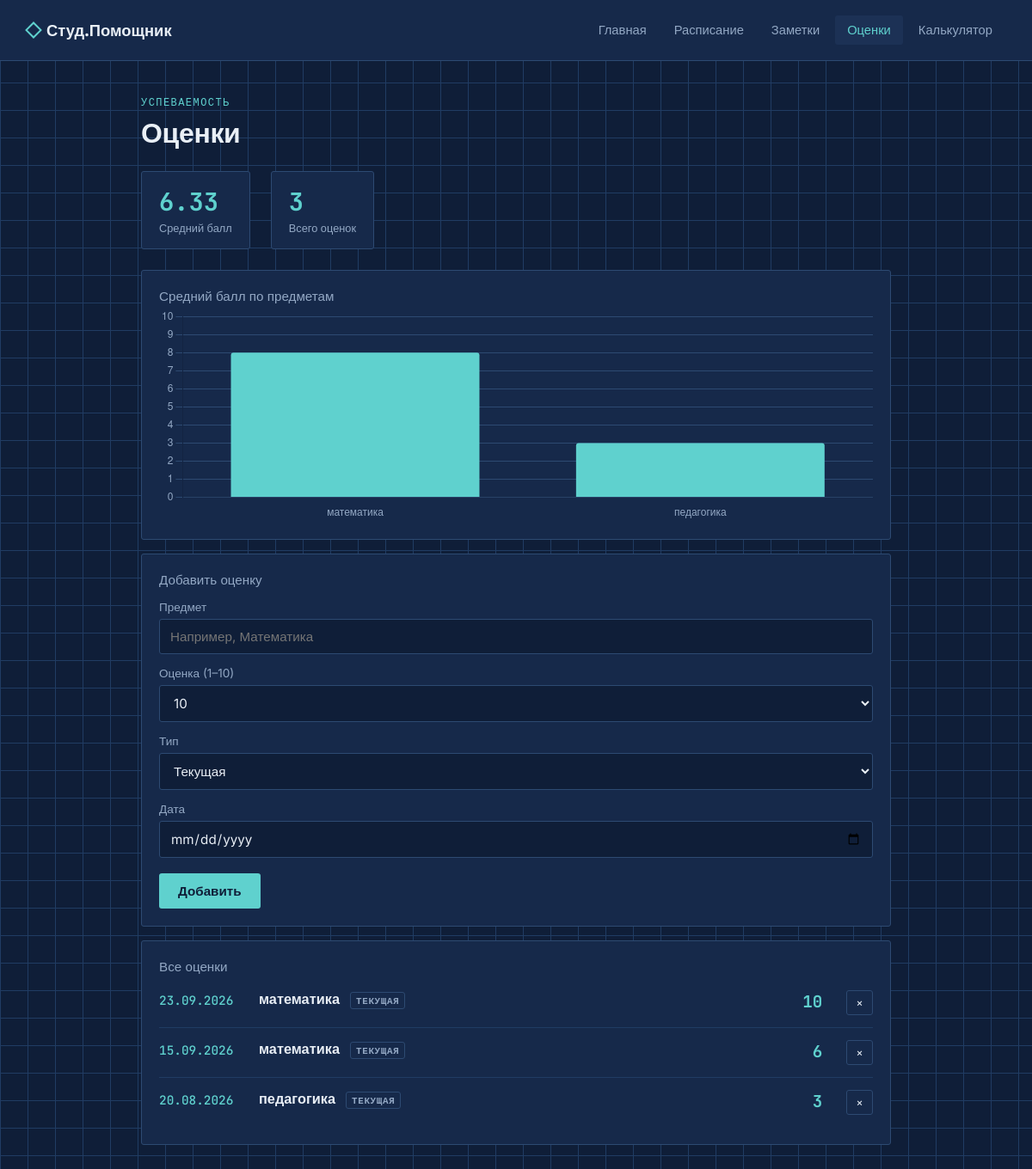
Screenshot of /grades with the database file from the repository.
### models.py (models this page shows, shortened)
class Grade(db.Model):
    __tablename__ = "grade"
    id = db.Column(db.Integer, primary_key=True)
    subject = db.Column(db.String(200), nullable=False)
    grade = db.Column(db.Integer, nullable=False)
    date = db.Column(db.Date, nullable=False)
    grade_type = db.Column(db.String(50), nullable=True)

### app.py (the view, shortened to what this page needs)
@app.route('/grades', methods=['GET', 'POST'])
def grades_list():
    grades = Grade.query.order_by(Grade.date.desc()).all()
    if grades:
        overall_average = round(sum(g.grade for g in grades) / len(grades), 2)
    else:
        overall_average = None
    subject_averages = {}
    subject_counts = {}
    for g in grades:
        subject_averages[g.subject] = subject_averages.get(g.subject, 0) + g.grade
        subject_counts[g.subject] = subject_counts.get(g.subject, 0) + 1
    chart_labels = list(subject_averages.keys())
    chart_values = [
        round(subject_averages[s] / subject_counts[s], 2) for s in chart_labels
    ]
    return render_template(
        'grades.html',
        grades=grades,
        overall_average=overall_average,
        chart_labels=chart_labels,
        chart_values=chart_values,
    )

### templates/grades.html (shortened to what this page needs)
{% extends "base.html" %}
{% block content %}
    <div class="eyebrow">Успеваемость</div>
    <h1>Оценки</h1>
    <div class="stat-row" style="margin-top: 24px;">
        <div class="stat">
            <div class="stat-value mono">{{ overall_average if overall_average is not none else '—' }}</div>
            <div class="stat-label">Средний балл</div>
        </div>
        <div class="stat">
            <div class="stat-value mono">{{ grades|length }}</div>
            <div class="stat-label">Всего оценок</div>
        </div>
    </div>
    {% if chart_labels %}
        <div class="card">
            <div class="card-title">Средний балл по предметам</div>
            <canvas id="gradesChart" height="90"></canvas>
        </div>
    {% endif %}
    <div class="card">
        <div class="card-title">Добавить оценку</div>
        <form method="post">
            <label for="subject">Предмет</label>
            <input type="text" id="subject" name="subject" required placeholder="Например, Математика">
            <label for="grade">Оценка (1–10)</label>
            <select id="grade" name="grade" required>
                {% for i in range(10, 0, -1) %}
                    <option value="{{ i }}">{{ i }}</option>
                {% endfor %}
            </select>
            <label for="grade_type">Тип</label>
            <select id="grade_type" name="grade_type">
                <option value="текущая">Текущая</option>
            </select>
            <label for="date">Дата</label>
            <input type="date" id="date" name="date" required>
            <button type="submit" class="btn">Добавить</button>
        </form>
    </div>
    <div class="card">
        <div class="card-title">Все оценки</div>
        {% if grades %}
            {% for grade in grades %}
                <div class="lesson">
                    <div class="lesson-time mono" style="min-width: 100px;">{{ grade.date.strftime('%d.%m.%Y') }}</div>
                    <div class="lesson-body">
                        <div class="lesson-subject">
                            {{ grade.subject }}
                            {% if grade.grade_type %}
                                <span class="lesson-type">{{ grade.grade_type }}</span>
                            {% endif %}
                        </div>
                    </div>
                    <div class="stat-value mono" style="font-size: 1.2rem;">{{ grade.grade }}</div>
                    <form method="post" action="{{ url_for('delete_grade', grade_id=grade.id) }}">
                        <button type="submit" class="calendar-nav-btn" style="padding: 4px 10px; margin-left: 12px;">×</button>
                    </form>
                </div>
            {% endfor %}
        {% else %}
            <div class="empty-state">Оценок пока нет</div>
        {% endif %}
    </div>
    {% if chart_labels %}
        <script>
            const ctx = document.getElementById('gradesChart');
            new Chart(ctx, {
                type: 'bar',
                data: {
                    labels: {{ chart_labels|tojson }},
                    datasets: [{
                        label: 'Средний балл',
                        data: {{ chart_values|tojson }},
                        backgroundColor: '#5FD1CE',
                        borderRadius: 3,
                    }]
                },
                options: {
                    scales: {
                        y: {
                            min: 0,
                            max: 10,
                            ticks: { color: '#93A8C4' },
                            grid: { color: '#2D4A72' }
                        },
                        x: {
                            ticks: { color: '#93A8C4' },
                            grid: { display: false }
                        }
                    },
                    plugins: {
                        legend: { display: false }
                    }
                }
            });
        </script>
    {% endif %}
{% endblock %}

### static/style.css (style rules this page uses)
:root { --bg: #0F1E38; --bg-elevated: #16294A; --bg-elevated-2: #1C3155; --line: #2D4A72; --line-soft: #203C63; --accent: #5FD1CE; --accent-dim: #3A8B8A; --amber: #E8A33D; --text: #E9EFF6; --text-dim: #93A8C4; --text-faint: #5E7599; --radius: 3px; }
* { box-sizing: border-box; }
body { margin: 0; background-color: var(--bg); background-image: linear-gradient(var(--line-soft) 1px, transparent 1px), linear-gradient(90deg, var(--line-soft) 1px, transparent 1px); background-size: 32px 32px; color: var(--text); font-family: 'Inter', sans-serif; min-height: 100vh; }
h1, h2, h3 { font-family: 'Space Grotesk', sans-serif; font-weight: 700; margin: 0 0 0.5em 0; letter-spacing: -0.01em; }
.mono { font-family: 'JetBrains Mono', monospace; }
.eyebrow { font-family: 'JetBrains Mono', monospace; font-size: 0.75rem; letter-spacing: 0.12em; text-transform: uppercase; color: var(--accent); margin-bottom: 8px; }
.card { background: var(--bg-elevated); border: 1px solid var(--line); border-radius: var(--radius); padding: 20px; margin-bottom: 16px; }
.card-title { font-size: 0.95rem; color: var(--text-dim); margin-bottom: 4px; }
.lesson { display: flex; gap: 16px; align-items: flex-start; padding: 14px 0; border-bottom: 1px solid var(--line-soft); }
.lesson:last-child { border-bottom: none; }
.lesson-time { font-family: 'JetBrains Mono', monospace; font-weight: 500; color: var(--accent); white-space: nowrap; min-width: 96px; font-size: 0.9rem; padding-top: 2px; }
.lesson-body { flex: 1; }
.lesson-subject { font-weight: 600; font-size: 1.02rem; }
.lesson-type { display: inline-block; font-family: 'JetBrains Mono', monospace; font-size: 0.68rem; text-transform: uppercase; letter-spacing: 0.06em; padding: 2px 6px; border: 1px solid var(--line); border-radius: var(--radius); color: var(--text-dim); margin-left: 8px; vertical-align: middle; }
.calendar-nav-btn { font-family: 'JetBrains Mono', monospace; background: var(--bg-elevated); border: 1px solid var(--line); color: var(--text); padding: 8px 14px; border-radius: var(--radius); cursor: pointer; font-size: 0.9rem; }
label { display: block; font-size: 0.85rem; color: var(--text-dim); margin-bottom: 6px; margin-top: 14px; }
input, select, textarea { width: 100%; background: var(--bg); border: 1px solid var(--line); color: var(--text); padding: 10px 12px; border-radius: var(--radius); font-family: 'Inter', sans-serif; font-size: 0.95rem; }
button.btn { font-family: 'Space Grotesk', sans-serif; font-weight: 600; background: var(--accent); color: var(--bg); border: none; padding: 11px 22px; border-radius: var(--radius); cursor: pointer; font-size: 0.95rem; margin-top: 18px; }
.stat-row { display: flex; gap: 24px; margin-bottom: 24px; }
.stat { background: var(--bg-elevated); border: 1px solid var(--line); padding: 16px 20px; border-radius: var(--radius); }
.stat-value { font-family: 'JetBrains Mono', monospace; font-size: 1.8rem; color: var(--accent); font-weight: 700; }
.stat-label { font-size: 0.8rem; color: var(--text-dim); margin-top: 4px; }

### rows the page displays
Grade: date "23.09.2026", subject "математика", grade_type "ТЕКУЩАЯ", grade "10"
Grade: date "15.09.2026", subject "математика", grade_type "ТЕКУЩАЯ", grade "6"
Grade: date "20.08.2026", subject "педагогика", grade_type "ТЕКУЩАЯ", grade "3"

### other values shown
{{ overall_average if overall_average is not none else '—' }} "6.33"
{{ grades|length }} "3"
form field grade "10"
chart data {{ chart_values|tojson }} [8.0, 3.0]
